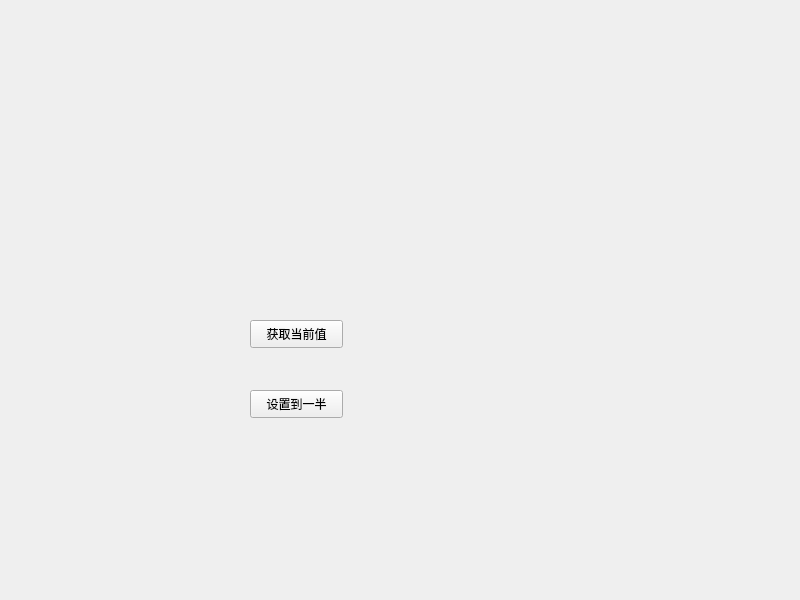
<?xml version="1.0" encoding="UTF-8"?>
<ui version="4.0">
 <class>MainWindow</class>
 <widget class="QMainWindow" name="MainWindow">
  <property name="geometry">
   <rect>
    <x>0</x>
    <y>0</y>
    <width>800</width>
    <height>600</height>
   </rect>
  </property>
  <property name="windowTitle">
   <string>MainWindow</string>
  </property>
  <widget class="QWidget" name="centralwidget">
   <widget class="SmallWidget" name="widget" native="true">
    <property name="geometry">
     <rect>
      <x>180</x>
      <y>130</y>
      <width>211</width>
      <height>71</height>
     </rect>
    </property>
   </widget>
   <widget class="QPushButton" name="btn_get">
    <property name="geometry">
     <rect>
      <x>250</x>
      <y>320</y>
      <width>93</width>
      <height>28</height>
     </rect>
    </property>
    <property name="text">
     <string>获取当前值</string>
    </property>
   </widget>
   <widget class="QPushButton" name="ben_set">
    <property name="geometry">
     <rect>
      <x>250</x>
      <y>390</y>
      <width>93</width>
      <height>28</height>
     </rect>
    </property>
    <property name="text">
     <string>设置到一半</string>
    </property>
   </widget>
  </widget>
 </widget>
 <customwidgets>
  <customwidget>
   <class>SmallWidget</class>
   <extends>QWidget</extends>
   <header location="global">smallwidget.h</header>
   <container>1</container>
  </customwidget>
 </customwidgets>
 <resources/>
 <connections/>
</ui>
